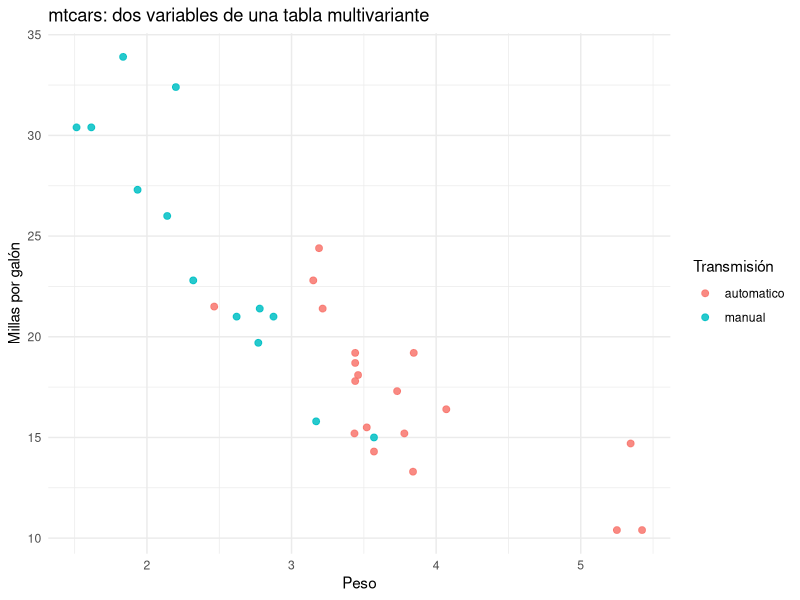

Generate this figure with R:
## ---- chunk 1
#| label: setup
#| message: false
library(tidyverse)
library(knitr)
## ---- chunk 2
data(mtcars)
mtcars |>
  rownames_to_column("modelo") |>
  mutate(transmision = factor(am, labels = c("automatico", "manual"))) |>
  ggplot(aes(wt, mpg, color = transmision)) +
  geom_point(size = 2, alpha = 0.85) +
  labs(
    title = "mtcars: dos variables de una tabla multivariante",
    x = "Peso",
    y = "Millas por galón",
    color = "Transmisión"
  ) +
  theme_minimal()
## ---- chunk 3
tibble(
  variable = c("mpg", "disp", "hp", "wt"),
  desviacion_tipica = round(sapply(mtcars[, c("mpg", "disp", "hp", "wt")], sd), 2)
) |>
  kable()
